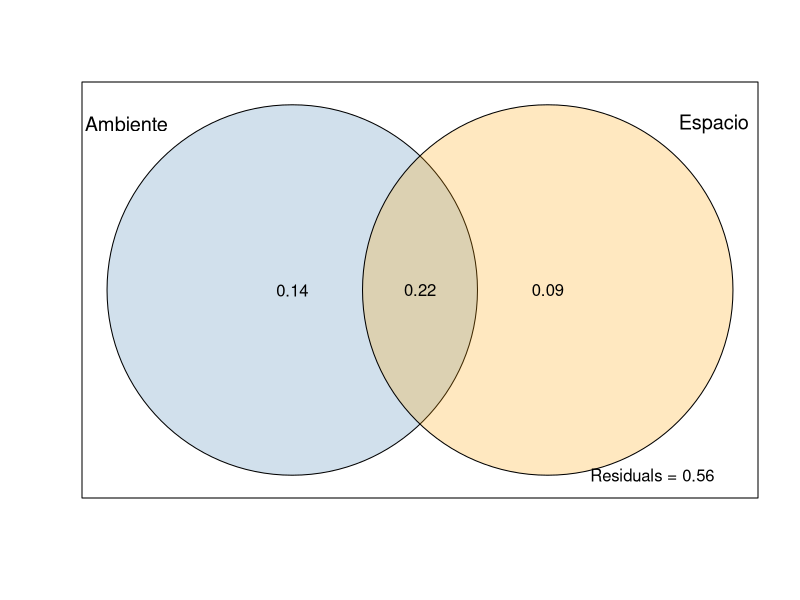

Here is the R script that generated this plot:
## ---- chunk 1
library(vegan)

## ---- chunk 2
knitr::opts_chunk$set(
  echo = FALSE,
  message = FALSE,
  warning = FALSE,
  comment = "#>",
  fig.width = 7,
  fig.height = 5,
  out.width = "100%"
)
# Paquetes (ajusta según el ejercicio elegido)
pkg_needed <- c("vegan", "cluster", "indicspecies", "adespatial",
                "iNEXT", "SpadeR", "ggplot2", "dplyr", "tidyr", "readr")
has_pkg <- sapply(pkg_needed, requireNamespace, quietly = TRUE)
if (!all(has_pkg)) {
  message("Paquetes no críticos ausentes (se omitirán bloques opcionales): ",
          paste(names(has_pkg)[!has_pkg], collapse = ", "))
}
invisible(sapply(names(has_pkg)[has_pkg], library, character.only = TRUE))
## ---- chunk 3
data(mite); data(mite.env); data(mite.xy)
Y <- decostand(mite, "hellinger")
# Polinomios espaciales (x, y, x^2, y^2, xy)
S <- with(mite.xy, data.frame(x, y, x2 = x^2, y2 = y^2, xy = x*y))
vpart <- varpart(Y, mite.env[,c("SubsDens","WatrCont","Substrate")], S)
vpart


#> Partition of variance in RDA 
#> 
#> Call: varpart(Y = Y, X = mite.env[, c("SubsDens", "WatrCont",
#> "Substrate")], S)
#> 
#> Explanatory tables:
#> X1:  mite.env[, c("SubsDens", "WatrCont", "Substrate")]
#> X2:  S 
#> 
#> No. of explanatory tables: 2 
#> Total variation (SS): 27.205 
#>             Variance: 0.39428 
#> No. of observations: 70 
#> 
#> Partition table:
#>                      Df R.squared Adj.R.squared Testable
#> [a+c] = X1            8   0.42839       0.35343     TRUE
#> [b+c] = X2            5   0.35495       0.30455     TRUE
#> [a+b+c] = X1+X2      13   0.54761       0.44259     TRUE
#> Individual fractions                                    
#> [a] = X1|X2           8                 0.13804     TRUE
#> [b] = X2|X1           5                 0.08916     TRUE
#> [c]                   0                 0.21539    FALSE
#> [d] = Residuals                         0.55741    FALSE
#> ---
## ---- chunk 4
library(knitr)

resultados <- data.frame(
  Fraccion = c("Ambiente puro", "Espacio puro", "Compartida ambiente–espacio", "No explicada"),
  Varianza_explicada = c(0.14, 0.09, 0.22, 0.56)
)

kable(resultados, caption = "Fracciones de varianza explicada por factores ambientales y espaciales en comunidades de ácaros")


## ---- chunk 5
plot(vpart, bg = c("steelblue", "orange"), Xnames = c("Ambiente", "Espacio"))
